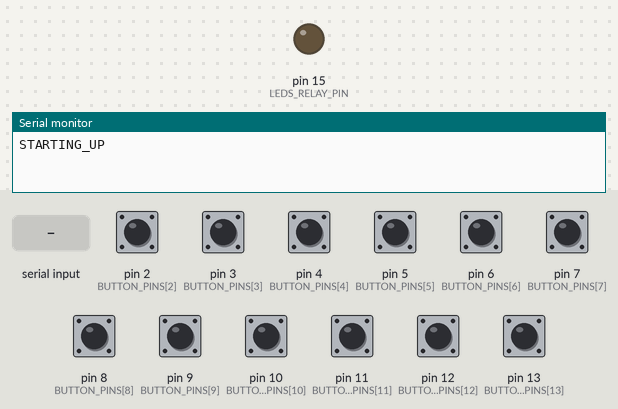
Recording of a sketch running on a simulated Arduino Uno, built with avr-gcc and run on an emulated ATmega328P. Shown: output pins drawn as LEDs (lit = HIGH), the last lines printed to the serial monitor. Inputs (shaded band) come from the test bench; at power-on: pin 2 (BUTTON_PINS[2]), pin 3 (BUTTON_PINS[3]), pin 4 (BUTTON_PINS[4]), pin 5 (BUTTON_PINS[5]), pin 6 (BUTTON_PINS[6]), pin 7 (BUTTON_PINS[7]), pin 8 (BUTTON_PINS[8]), pin 9 (BUTTON_PINS[9]), pin 10 (BUTTON_PINS[10]), pin 11 (BUTTON_PINS[11]), pin 12 (BUTTON_PINS[12]), pin 13 (BUTTON_PINS[13]) HIGH.

Above: at 1.2 s.
1.3 s: "FLASH 150\n" received over Serial
At 2.5 s:
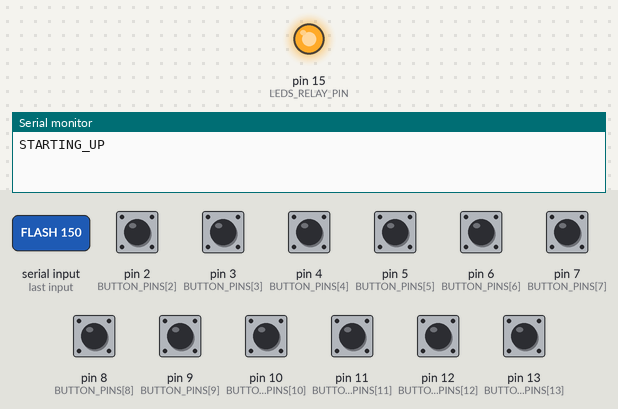
5.9 s: "FLASH 1\n" received over Serial
At 7.2 s:
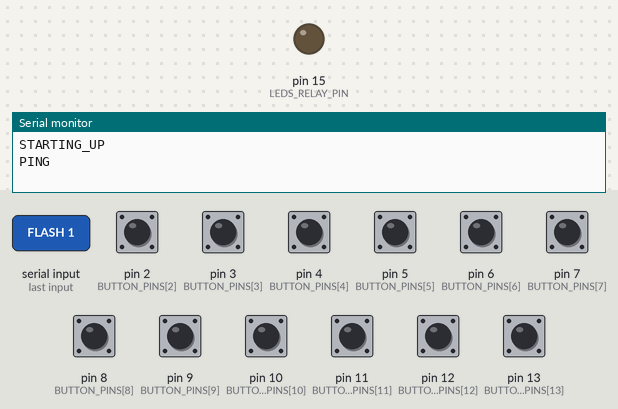
Timing chart, 0 to 8.9 s (numbered marks = the images above; inputs shaded):
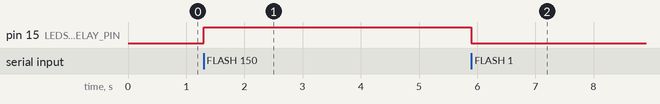

Measured:
- after the input at 1.3 s, pin 15 (LEDS_RELAY_PIN): LOW → HIGH at once
- after the input at 5.9 s, pin 15 (LEDS_RELAY_PIN): HIGH → LOW at once

The sketch:

hwhandler.ino
```cpp
// PARTYHALL HWHANDLER
// ESP32-C6 Version

// VERSION 2.0

#define LEDS_RELAY_PIN 15

// Those are the pin that the ESP will listen to
// Messages will be sent in the form of "BTN_[IDX OF THE PRESSED BUTTON]"
// @see https://docs.espressif.com/projects/esp-dev-kits/en/latest/esp32c6/_images/esp32-c6-devkitc-1-pin-layout.png
#define AMT_BUTTONS 14
int BUTTON_PINS[AMT_BUTTONS] = {0, 1, 2, 3, 4, 5, 6, 7, 8, 9, 10, 11, 12, 13};

// Non-locking serial read from http://www.gammon.com.au/serial
#define MAX_INPUT 50

struct State {
  bool button_pressed[AMT_BUTTONS];

  unsigned long last_loop_time = 0;
  unsigned long last_ping_time = 0;
};

State currentState;

//#region Button related stuff
void setInitialState() {
  currentState.last_loop_time = 0;
  currentState.last_ping_time = 0;

  for (int i = 0; i < AMT_BUTTONS; i++) {
    currentState.button_pressed[i] = false;
    pinMode(BUTTON_PINS[i], INPUT_PULLUP);
  }
}

void checkButton(int btn) {
  bool is_pressed = digitalRead(BUTTON_PINS[btn]) == LOW;
  if (is_pressed && currentState.button_pressed[btn] == false) {
    Serial.write("BTN_");
    Serial.println(btn);
    currentState.button_pressed[btn] = true;
  } else if (!is_pressed) {
    currentState.button_pressed[btn] = false;
  }
}
//#endregion

void process_data(const char* data) {
  char buffer[MAX_INPUT];
  strncpy(buffer, data, sizeof(buffer) - 1);
  buffer[sizeof(buffer) - 1] = '\0';

  char* command = strtok(buffer, " ");
  char* value_str = strtok(NULL, " ");

  if (command && value_str) {
    if (strcmp(command, "FLASH") == 0) {
      int value = atoi(value_str);

      if (value >= 0 && value <= 255) {
        analogWrite(LEDS_RELAY_PIN, value);
      }
    }
  }
}

void processIncomingByte(const byte inByte) {
  static char input_line[MAX_INPUT];
  static unsigned int input_pos = 0;

  switch (inByte) {
    case '\n':
      input_line[input_pos] = 0;
      process_data(input_line);
      input_pos = 0;
      break;

    case '\r':
      break;

    default:
      if (input_pos < (MAX_INPUT - 1)) {
        input_line[input_pos++] = inByte;
      }

      break;
  }
}

void setup() {
  pinMode(LEDS_RELAY_PIN, OUTPUT);

  Serial.begin(115200);
  while (!Serial) {}

  Serial.println("STARTING_UP");
  setInitialState();
}

void loop() {
  unsigned long currentTime = millis();
  currentState.last_loop_time = currentTime;

  // Every 5 seconds, we send a ping to the computer
  // If the computer does not get it (with a delta),
  // it will restart the service to connect again
  if (currentTime - currentState.last_ping_time > 5000) {
    Serial.println("PING");
    currentState.last_ping_time = currentTime;
  }

  for (int i = 0; i < AMT_BUTTONS; i++) {
    checkButton(i);
  }

  while (Serial.available() > 0) {
    processIncomingByte(Serial.read());
  }
}
```
